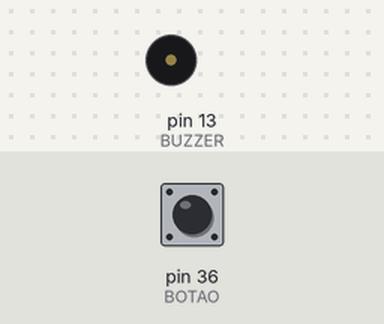
A sketch run on a simulated Arduino Mega 2560, built with avr-gcc and run on an emulated ATmega2560. Shown: buzzer (waves = sounding, pin HIGH). Inputs (shaded band) come from the test bench; at power-on: pin 36 (BOTAO) LOW.

Above: at 1.2 s.
1.3 s: pin 36 (BOTAO) pulled HIGH for 0.15 s
At 2.5 s:
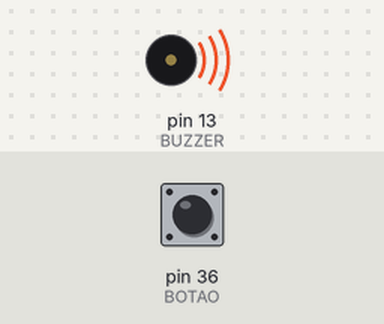
3.0 s: pin 36 (BOTAO) pulled HIGH for 1 s
At 3.8 s:
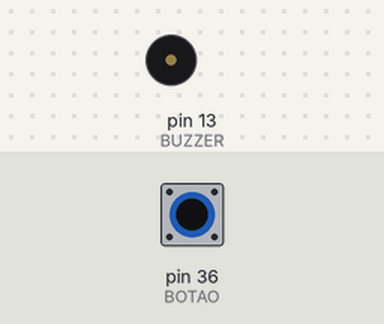
5.5 s: pin 36 (BOTAO) pulled HIGH for 3.2 s
At 6.9 s:
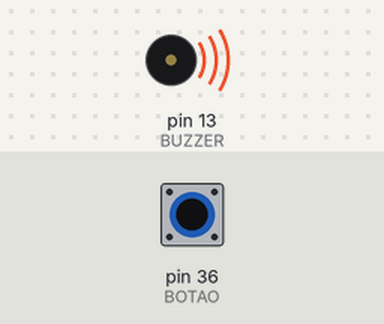
Timing chart, 0 to 8.5 s (numbered marks = the images above; inputs shaded):
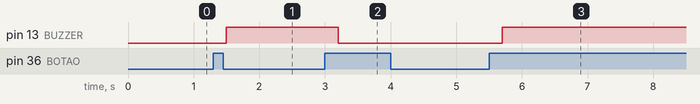

The sketch:

13_botao_liga_desliga.ino
```cpp
#define BOTAO 36
#define BUZZER 13

bool estadoBuzzer = false;
bool ultimoEstadoBotao = LOW;

void setup() {
  pinMode(BOTAO, INPUT);
  pinMode(BUZZER, OUTPUT);
}

void loop() {
  bool estadoAtual = digitalRead(BOTAO);

  // detecta clique (borda de subida)
  if (estadoAtual == HIGH && ultimoEstadoBotao == LOW) {
    estadoBuzzer = !estadoBuzzer; // inverte estado
    delay(200); // debounce simples
  }

  ultimoEstadoBotao = estadoAtual;

  digitalWrite(BUZZER, estadoBuzzer);
}
```

Measured:
- after the input at 1.3 s, pin 13 (BUZZER): LOW → HIGH after 0.20 s
- after the input at 3.0 s, pin 13 (BUZZER): HIGH → LOW after 0.20 s
- after the input at 5.5 s, pin 13 (BUZZER): LOW → HIGH after 0.20 s
